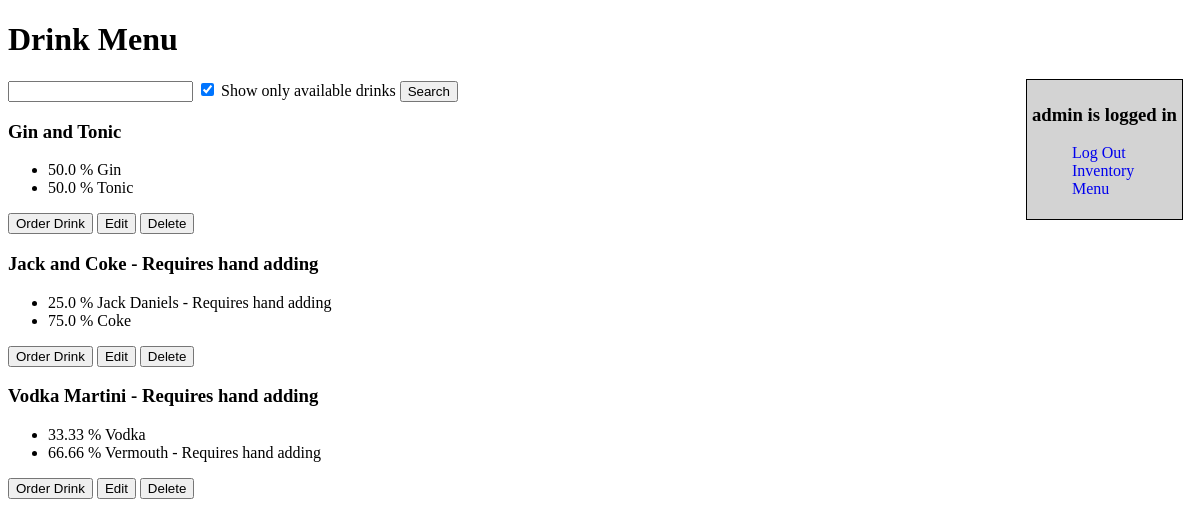
Page /db (signed in) on the committed database.
### userModel.py (models this page shows, shortened)
class User(db.Model, UserMixin):
    __tablename__ = "users"
    id = db.Column('user_id',db.Integer , primary_key=True)
    username = db.Column('username', db.String(20), unique=True , index=True)
    password = db.Column('password' , db.String(10))
    email = db.Column('email',db.String(50),unique=True , index=True)
    registered_on = db.Column('registered_on' , db.DateTime, default=datetime.datetime.utcnow)

### dbModels.py (models this page shows, shortened)
class Drink(db.Model):
    __tablename__ = 'Drinks'
    id = db.Column(db.Integer, primary_key=True)
    name = db.Column(db.String(80), unique=True)
    price = db.Column(db.Float)
    def available(self):#returns True if all ingredients required are in Inventory
        for ing in self.mixes:
            if (not ing.liquid.available()):
                return False
        return True
    def all_in_bot(self):#returns True if all ingredients required are in robot
        for ing in self.mixes:
            if(not ing.liquid.in_bot()):
                return False
        return True

class Mix(db.Model):
    __tablename__ = 'Mix'
    id = db.Column(db.Integer, primary_key=True)
    drink_id = db.Column('drink_id', db.Integer, db.ForeignKey('Drinks.id'))
    drink = db.relationship('Drink', backref=db.backref('mixes', lazy='dynamic', cascade='all, delete'), primaryjoin = (Drink.id == drink_id))
    liquid_id = db.Column(db.Integer, db.ForeignKey('Liquids.id'))
    liquid = db.relationship('Liquid', backref=db.backref('mixes', lazy='dynamic'), primaryjoin = (Liquid.id == liquid_id))
    amount = db.Column(db.Float)#percentage

class Liquid(db.Model):
    __tablename__ = 'Liquids'
    id = db.Column(db.Integer, primary_key=True )
    name = db.Column(db.String(80), unique=True)
    inventory = db.relationship('Inventory', backref="liquid", primaryjoin = (Inventory.liquid_id == id))
    def available(self):#True if Liquid is in Inventory, else False
        if(self.inventory):
            return True
        else:
            return False
    def in_bot(self):#True if Liquid is in Inventory and assigned a slot in robot
        if( self.available() and self.inventory[0].slot is not None):
            return True
        else:
            return False

### views.py (the view)
@app.route('/db', methods=['GET', 'POST'])
def drinkBot():
    if (request.method == 'POST'):#post method means user used searchbar
        if (request.form.get("availableOnly")):#availableOnly checkbox is checked
            availableOnly = True
        else:
            availableOnly = False
        return render_template("drinkBot.html", drinks = Drink.query.filter(Drink.name.like('%' + request.form["search"] + '%')).all(), availableOnly = availableOnly)
    else:#serve up normal page that lists all available drinks
        availableOnly = request.args.get("availableOnly")#check if URL has availableOnly set
        if availableOnly is None or availableOnly != "False":
            availableOnly = True# show available only by default
        else:
            availableOnly = False
        return render_template("drinkBot.html", drinks = Drink.query.all(), availableOnly = availableOnly )

### views.py (called while the page is built)
@login_manager.user_loader
def load_user(id):
    return User.query.get(int(id))

@app.before_request
def before_request():
    g.user = current_user

### templates/drinkBot.html (shortened to what this page needs)
<!DOCTYPE html>
<html lang="en">
<head>
  <link rel="stylesheet" href="/static/drinkBot.css"/>
  <link rel="stylesheet" href="/static/adminBar.css"/>
</head>
<body>
	<h1>Drink Menu</h1>
    {% include "adminBar.html" %}
    <form id="searchForm" action="" method="POST">
		<input id="search" name="search" type="text"/>
		<input id="availableOnly" name="availableOnly" type="checkbox" value="True" checked="True"/>
		<label for="availableOnly">Show only available drinks</label>
		<input type="submit" name="searchBtn" id="searchBtn" value="Search"/>
	</form>
	<div id="drinks" class="floatLeft">
	{% for drink in drinks %}
	{% if not availableOnly or drink.available() %}
        <h3 class="drink">{{drink.name}}
        {% if not drink.available() %} <span class='unavailable'> - Unavailable</span>
        {% elif not drink.all_in_bot() %} <span class='handAdd'> - Requires hand adding</span>
        {% endif %} </h3>
        <div class="ingredients">
            <form name="orderForm" orderURL="{{url_for("order")}}" saveURL="{{url_for("confirm_recipe")}}" deleteURL="{{url_for("delete_recipe")}}" action="{{url_for("order")}}" method="POST" class="orderForm" onSubmit="return validateForm(this);">
                <ul>
                {% for ing in drink.mixes	%}
                    <li>{{ing.amount}} % {{ing.liquid.name}}
                    {% if not ing.liquid.available() %}
                    <span class='unavailable'> - Unavailable</span>
                    {% elif not ing.liquid.in_bot() %}
                    <span class='handAdd'> - Requires hand adding</span>
                    {% endif %}
                    </li>
                {% endfor %}
                </ul>
                <input type="submit" value="Order Drink" class="order" id=" {{drink.id}} "/>
                <button class="editOrder" id="editOrder" name="editOrder">Edit</button>
                <button class="deleteDrink" id="deleteDrink" name="deleteDrink">Delete</button>
            </form>
        </div>
	{% endif %}
	{% endfor %}
	</div>
</body>
</html>

### templates/adminBar.html
<div id="adminPanel" class="floatRight">
    {% if g.user.is_authenticated() %}
    <h3>{{g.user.username}} is logged in</h3>
    <ul class="adminOptions">
    <li><a href="{{url_for('logout')}}">Log Out</a></li>
    <li><a href="{{url_for('inventory')}}">Inventory</a></li>
    <li><a href="{{url_for('drinkBot')}}">Menu</a></li>
    </ul>
    {% else %}
    <a href="{{url_for('login')}}">Log In</a>
    {% endif %}
</div>

### static/drinkBot.css (style rules this page uses)
.floatLeft { float:left; }
.floatRight { float:right; }

### static/adminBar.css (style rules this page uses)
.floatLeft { float:left; }
.floatRight { float:right; }
#adminPanel { outline: black solid thin; margin-right: 10px; padding: 5px; background: lightgrey; }
.adminOptions { list-style: none; }
.adminOptions a { text-decoration:none; }

### rows in the picture
User: user.username "admin"
Drink: name "Gin and Tonic"
Mix: amount "50.0", liquid.name "Gin"
Mix: amount "50.0", liquid.name "Tonic"
Drink: name "Jack and Coke", shows "- Requires hand adding"
Mix: amount "25.0", liquid.name "Jack Daniels", shows "- Requires hand adding"
Mix: amount "75.0", liquid.name "Coke"
Drink: name "Vodka Martini", shows "- Requires hand adding"
Mix: amount "33.33", liquid.name "Vodka"
Mix: amount "66.66", liquid.name "Vermouth", shows "- Requires hand adding"
